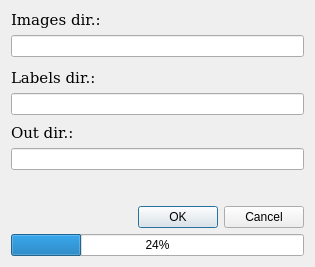
<?xml version="1.0" encoding="UTF-8"?>
<ui version="4.0">
 <class>Dialog</class>
 <widget class="QDialog" name="Dialog">
  <property name="geometry">
   <rect>
    <x>0</x>
    <y>0</y>
    <width>315</width>
    <height>267</height>
   </rect>
  </property>
  <property name="windowTitle">
   <string>Yolo structurer</string>
  </property>
  <layout class="QVBoxLayout" name="verticalLayout">
   <item>
    <widget class="QLabel" name="label">
     <property name="font">
      <font>
       <family>DejaVu Serif</family>
       <pointsize>11</pointsize>
      </font>
     </property>
     <property name="text">
      <string>Images dir.:</string>
     </property>
    </widget>
   </item>
   <item>
    <widget class="QLineEdit" name="imageInput"/>
   </item>
   <item>
    <spacer name="verticalSpacer">
     <property name="orientation">
      <enum>Qt::Orientation::Vertical</enum>
     </property>
     <property name="sizeHint" stdset="0">
      <size>
       <width>20</width>
       <height>16</height>
      </size>
     </property>
    </spacer>
   </item>
   <item>
    <widget class="QLabel" name="label_2">
     <property name="font">
      <font>
       <family>DejaVu Serif</family>
       <pointsize>11</pointsize>
      </font>
     </property>
     <property name="text">
      <string>Labels dir.:</string>
     </property>
    </widget>
   </item>
   <item>
    <widget class="QLineEdit" name="labelInput"/>
   </item>
   <item>
    <spacer name="verticalSpacer_2">
     <property name="orientation">
      <enum>Qt::Orientation::Vertical</enum>
     </property>
     <property name="sizeHint" stdset="0">
      <size>
       <width>20</width>
       <height>12</height>
      </size>
     </property>
    </spacer>
   </item>
   <item>
    <widget class="QLabel" name="label_3">
     <property name="font">
      <font>
       <family>DejaVu Serif</family>
       <pointsize>11</pointsize>
      </font>
     </property>
     <property name="text">
      <string>Out dir.:</string>
     </property>
    </widget>
   </item>
   <item>
    <widget class="QLineEdit" name="outInput"/>
   </item>
   <item>
    <spacer name="verticalSpacer_3">
     <property name="orientation">
      <enum>Qt::Orientation::Vertical</enum>
     </property>
     <property name="sizeHint" stdset="0">
      <size>
       <width>20</width>
       <height>40</height>
      </size>
     </property>
    </spacer>
   </item>
   <item>
    <widget class="QDialogButtonBox" name="buttonBox">
     <property name="orientation">
      <enum>Qt::Orientation::Horizontal</enum>
     </property>
     <property name="standardButtons">
      <set>QDialogButtonBox::StandardButton::Cancel|QDialogButtonBox::StandardButton::Ok</set>
     </property>
    </widget>
   </item>
   <item>
    <widget class="QProgressBar" name="progressBar">
     <property name="value">
      <number>24</number>
     </property>
    </widget>
   </item>
  </layout>
 </widget>
 <resources/>
 <connections>
  <connection>
   <sender>buttonBox</sender>
   <signal>accepted()</signal>
   <receiver>Dialog</receiver>
   <slot>accept()</slot>
   <hints>
    <hint type="sourcelabel">
     <x>248</x>
     <y>254</y>
    </hint>
    <hint type="destinationlabel">
     <x>157</x>
     <y>274</y>
    </hint>
   </hints>
  </connection>
  <connection>
   <sender>buttonBox</sender>
   <signal>rejected()</signal>
   <receiver>Dialog</receiver>
   <slot>reject()</slot>
   <hints>
    <hint type="sourcelabel">
     <x>316</x>
     <y>260</y>
    </hint>
    <hint type="destinationlabel">
     <x>286</x>
     <y>274</y>
    </hint>
   </hints>
  </connection>
 </connections>
</ui>
